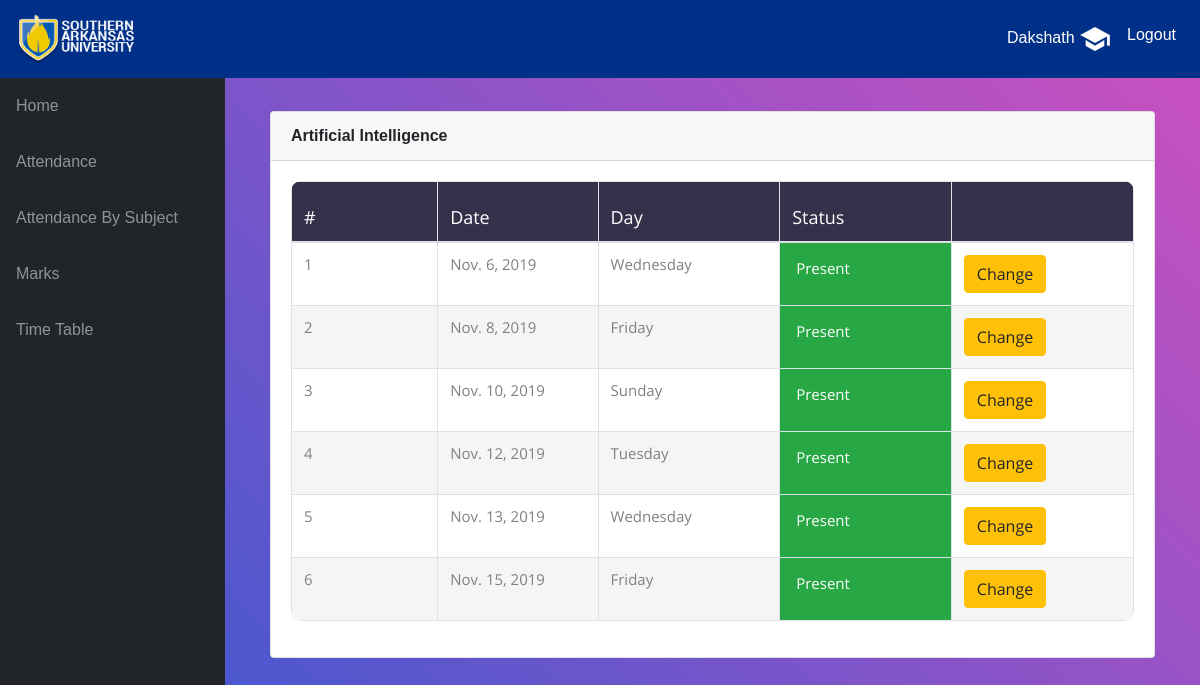
Screenshot of /info/teacher/CS01/CS510/attendance/ (signed in) with the database file from the repository.
### info/models.py (models this page shows, shortened)
class User(AbstractUser):
    @property
    def is_student(self):
        if hasattr(self, 'student'):
            return True
        return False

class Student(models.Model):
    user = models.OneToOneField(User, on_delete=models.CASCADE, null=True)
    class_id = models.ForeignKey(Class, on_delete=models.CASCADE, default=1)
    USN = models.CharField(primary_key='True', max_length=100)
    name = models.CharField(max_length=200)
    sex = models.CharField(max_length=50, choices=sex_choice, default='Male')
    DOB = models.DateField(default='1998-01-01')

class Course(models.Model):
    dept = models.ForeignKey(Dept, on_delete=models.CASCADE)
    id = models.CharField(primary_key='True', max_length=50)
    name = models.CharField(max_length=50)
    shortname = models.CharField(max_length=50, default='X')

class Attendance(models.Model):
    course = models.ForeignKey(Course, on_delete=models.CASCADE)
    student = models.ForeignKey(Student, on_delete=models.CASCADE)
    attendanceclass = models.ForeignKey(AttendanceClass, on_delete=models.CASCADE, default=1)
    date = models.DateField(default='2019-10-23')
    status = models.BooleanField(default='True')

### info/views.py (the view)
# urls.py: path('teacher/<slug:stud_id>/<slug:course_id>/attendance/', views.t_attendance_detail, name='t_attendance_detail'),
@login_required()
def t_attendance_detail(request, stud_id, course_id):
    stud = get_object_or_404(Student, USN=stud_id)
    cr = get_object_or_404(Course, id=course_id)
    att_list = Attendance.objects.filter(course=cr, student=stud).order_by('date')
    return render(request, 'info/t_att_detail.html', {'att_list': att_list, 'cr': cr})

### info/templates/info/t_att_detail.html (shortened to what this page needs)
<!DOCTYPE html>
<html lang="en">
<head>
    {% extends 'info/base.html' %}
    {% load static %}
    {% block content %}
        <div class="card mb-3">
            <div class="card-header">
            <strong>{{ cr.name }}</strong></div>
            <div class="card-body">
              <div class="table-responsive">
                <table class="table table-bordered" id="dataTable" width="100%" cellspacing="0">
                  <thead>
                    <tr>
                        <th>#</th>
                        <th>Date</th>
                        <th>Day</th>
                        <th>Status</th>
                        <th></th>
                    </tr>
                  </thead>
                  <tbody>
                        {% for a in att_list %}
                        <tr class="row100 body">
                            <td>{{ forloop.counter }}</td>
                            <td>{{ a.date }}</td>
                            <td>{{ a.date|date:"l" }}</td>
                            {% if a.status %}
                            <td class="p-3 mb-2 bg-success text-white">Present </td>
                            {% else %}
                            <td class="p-3 mb-2 bg-danger text-white">Absent <span class="glyphicon glyphicon-thumbs-down"></span</td>
                            {% endif %}
                            <td><a class="btn btn-warning" href="{% url 'change_att' a.id %}">Change</a> </td>
                        </tr>
                    {% empty %}
                            <p>student has no attendance</p>
                    {% endfor %}
                  </tbody>
                </table>
              </div>
            </div>
          </div>
    {% endblock %}

### info/templates/info/base.html (shortened to what this page needs)
<!DOCTYPE html>
<html lang="en">
  <head>
      {% load static %}
    <link href="{% static '/info/bootstrap/vendor/bootstrap/css/bootstrap.min.css' %}" rel="stylesheet">
    <link href="{% static '/info/bootstrap/vendor/datatables/dataTables.bootstrap4.css' %}" rel="stylesheet">
    <link href="{% static '/info/bootstrap/css/sb-admin.css' %}" rel="stylesheet">
      <link rel="stylesheet" type="text/css" href="{% static '/info/table/css/wrapper.css' %}">
      <link rel="stylesheet" type="text/css" href="{% static '/info/table/css/style.css' %}">
  </head>
  <body id="page-top">
{% if request.user.is_student %}
                    <nav class="navbar navbar-expand navbar-dark bg-dark static-top" style="background-color: #013088!important;color:white!important;">
                {% elif request.user.is_teacher %}
                   <nav class="navbar navbar-expand navbar-dark bg-dark static-top">
                {% endif %}
      <a class="navbar-brand mr-1" href="{% url 'index' %}" >
          <img src="{% static '/info/images/sau-logo.png' %}" width="40%" height="40%">
      </a>
      <button class="btn btn-link btn-sm text-white order-1 order-sm-0" id="sidebarToggle" href="#">
      </button>
        <div class="collapse navbar-collapse" id="navbarResponsive">
          <ul class="navbar-nav ml-auto">
            <li class="nav-item">
                {% if request.user.is_student %}
                    <a class="nav-link text-capitalize" style="color:white!important;">{{ request.user.student.name }}&nbsp;<img src="{% static '/info/images/student.png' %}" ></a>
                {% elif request.user.is_teacher %}
                    <a class="nav-link text-capitalize">{{ request.user.teacher.name }}&nbsp;<img src="{% static '/info/images/teacher.png' %}"></a>
                {% endif %}
            </li>
            <li class="nav-item">
                <a class="nav-link" href="#" data-toggle="modal" data-target="#logoutModal" style="color:white!important;">Logout</a>
            </li>
          </ul>
        </div>
    </nav>
    <div id="wrapper">
      <ul class="sidebar navbar-nav">
            <li class="nav-item">
              <a class="nav-link" href="{% url 'index' %}">
                <span>Home</span>
              </a>
            </li>
        {% if request.user.is_student %}
            <li class="nav-item">
              <a class="nav-link" href="{% url 'attendance' request.user.student.USN %}">
                <span>Attendance</span>
              </a>
            </li>
            <li class="nav-item">
              <a class="nav-link" href="{% url 'attendance' request.user.student.USN %}">
                <span>Attendance By Subject</span>
              </a>
            </li>
            <li class="nav-item">
              <a class="nav-link" href="{% url 'marks_list' request.user.student.USN %}">
                <span>Marks</span>
              </a>
            </li>
              <li class="nav-item">
              <a class="nav-link" href="{% url 'timetable' request.user.student.class_id_id %}">
                <span>Time Table</span>
              </a>
            </li>
        {% endif %}
      </ul>
      <div id="content-wrapper">
        <div class="container-fluid">
            {% block content %}
            {% endblock %}
        </div>
      </div>
    </div>
  </body>
</html>

### info/static/info/table/css/wrapper.css (style rules this page uses)
#wrapper { display: -webkit-box; display: -ms-flexbox; display: flex; }
#wrapper #content-wrapper { overflow-x: hidden; width: 100%; padding-top: 10px; padding-bottom: 80px; background: #c850c0; background: -webkit-linear-gradient(45deg, #4158d0, #c850c0); background: -o-linear-gradient(45deg, #4158d0, #c850c0); background: -moz-linear-gradient(45deg, #4158d0, #c850c0); background: linear-gradient(45deg, #4158d0, #c850c0); display: -webkit-box; display: -webkit-flex; display: -moz-box; display: -ms-flexbox; display: flex; flex-wrap: wrap; padding: 33px 30px; }

### info/static/info/table/css/style.css (style rules this page uses)
* { margin: 0px; padding: 0px; box-sizing: border-box; }
body, html { height: 100%; font-family: sans-serif; }
a { margin: 0px; transition: all 0.4s; -webkit-transition: all 0.4s; -o-transition: all 0.4s; -moz-transition: all 0.4s; }
ul, li { margin: 0px; list-style-type: none; }
button { outline: none !important; border: none; background: transparent; }
table { border-spacing: 1; border-collapse: collapse; background: white; border-radius: 10px; overflow: hidden; width: 100%; margin: 0 auto; position: relative; }
table * { position: relative; }
table td, table th { padding-left: 8px; }
table thead tr { height: 60px; background: #36304a; }
table tbody tr { height: 50px; }
table tbody tr:last-child { border: 0; }
table td, table th { text-align: left; }
th { font-family: OpenSans-Regular; font-size: 18px; color: #fff; line-height: 1.2; font-weight: unset; }
tbody tr:nth-child(even) { background-color: #f5f5f5; }
tbody tr { font-family: OpenSans-Regular; font-size: 15px; color: #808080; line-height: 1.2; font-weight: unset; }
td { width: 260px; padding-left: 40px; }

### rows the page displays
User: user.student.name "Dakshath"
Course: name "Artificial Intelligence"
Attendance: date "Nov. 6, 2019", date "Wednesday", status "Present"
Attendance: date "Nov. 8, 2019", date "Friday", status "Present"
Attendance: date "Nov. 10, 2019", date "Sunday", status "Present"
Attendance: date "Nov. 12, 2019", date "Tuesday", status "Present"
Attendance: date "Nov. 13, 2019", date "Wednesday", status "Present"
Attendance: date "Nov. 15, 2019", date "Friday", status "Present"
